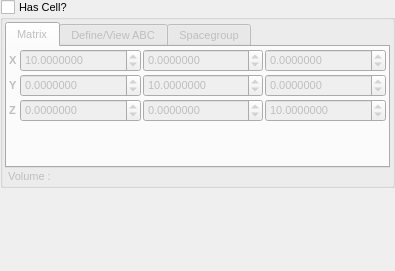
<?xml version="1.0" encoding="UTF-8"?>
<ui version="4.0">
 <class>CellDefinitionWidget</class>
 <widget class="QDockWidget" name="CellDefinitionWidget">
  <property name="geometry">
   <rect>
    <x>0</x>
    <y>0</y>
    <width>273</width>
    <height>271</height>
   </rect>
  </property>
  <property name="minimumSize">
   <size>
    <width>273</width>
    <height>271</height>
   </size>
  </property>
  <property name="font">
   <font>
    <pointsize>8</pointsize>
   </font>
  </property>
  <property name="floating">
   <bool>true</bool>
  </property>
  <property name="allowedAreas">
   <set>Qt::LeftDockWidgetArea|Qt::RightDockWidgetArea</set>
  </property>
  <property name="windowTitle">
   <string>Cell Definition</string>
  </property>
  <widget class="QWidget" name="dockWidgetContents">
   <layout class="QVBoxLayout" name="verticalLayout_4">
    <property name="spacing">
     <number>0</number>
    </property>
    <property name="margin">
     <number>0</number>
    </property>
    <item>
     <widget class="QGroupBox" name="CellDefinitionGroup">
      <property name="title">
       <string>Has Cell?</string>
      </property>
      <property name="checkable">
       <bool>true</bool>
      </property>
      <property name="checked">
       <bool>false</bool>
      </property>
      <layout class="QHBoxLayout" name="horizontalLayout_2">
       <property name="spacing">
        <number>4</number>
       </property>
       <property name="margin">
        <number>2</number>
       </property>
       <item>
        <layout class="QVBoxLayout" name="verticalLayout_2">
         <property name="spacing">
          <number>2</number>
         </property>
         <item>
          <widget class="QTabWidget" name="CellTabs">
           <property name="sizePolicy">
            <sizepolicy hsizetype="Expanding" vsizetype="Minimum">
             <horstretch>0</horstretch>
             <verstretch>0</verstretch>
            </sizepolicy>
           </property>
           <property name="tabPosition">
            <enum>QTabWidget::North</enum>
           </property>
           <property name="currentIndex">
            <number>0</number>
           </property>
           <widget class="QWidget" name="CellMatrixTab">
            <attribute name="title">
             <string>Matrix</string>
            </attribute>
            <layout class="QVBoxLayout" name="verticalLayout_3">
             <property name="spacing">
              <number>4</number>
             </property>
             <property name="margin">
              <number>2</number>
             </property>
             <item>
              <layout class="QGridLayout" name="gridLayout">
               <property name="spacing">
                <number>2</number>
               </property>
               <item row="0" column="0">
                <widget class="QLabel" name="label">
                 <property name="sizePolicy">
                  <sizepolicy hsizetype="Minimum" vsizetype="Preferred">
                   <horstretch>0</horstretch>
                   <verstretch>0</verstretch>
                  </sizepolicy>
                 </property>
                 <property name="font">
                  <font>
                   <weight>75</weight>
                   <bold>true</bold>
                  </font>
                 </property>
                 <property name="text">
                  <string>X</string>
                 </property>
                </widget>
               </item>
               <item row="0" column="1">
                <widget class="QDoubleSpinBox" name="CellMatrixXXSpin">
                 <property name="sizePolicy">
                  <sizepolicy hsizetype="Expanding" vsizetype="Fixed">
                   <horstretch>0</horstretch>
                   <verstretch>0</verstretch>
                  </sizepolicy>
                 </property>
                 <property name="toolTip">
                  <string>X-component of the X-axis</string>
                 </property>
                 <property name="decimals">
                  <number>7</number>
                 </property>
                 <property name="minimum">
                  <double>-100000000.000000000000000</double>
                 </property>
                 <property name="maximum">
                  <double>10000000.000000000000000</double>
                 </property>
                 <property name="value">
                  <double>10.000000000000000</double>
                 </property>
                </widget>
               </item>
               <item row="0" column="2">
                <widget class="QDoubleSpinBox" name="CellMatrixXYSpin">
                 <property name="sizePolicy">
                  <sizepolicy hsizetype="Expanding" vsizetype="Fixed">
                   <horstretch>0</horstretch>
                   <verstretch>0</verstretch>
                  </sizepolicy>
                 </property>
                 <property name="toolTip">
                  <string>Y-component of the X-axis</string>
                 </property>
                 <property name="decimals">
                  <number>7</number>
                 </property>
                 <property name="minimum">
                  <double>-100000000.000000000000000</double>
                 </property>
                 <property name="maximum">
                  <double>10000000.000000000000000</double>
                 </property>
                </widget>
               </item>
               <item row="0" column="3">
                <widget class="QDoubleSpinBox" name="CellMatrixXZSpin">
                 <property name="sizePolicy">
                  <sizepolicy hsizetype="Expanding" vsizetype="Fixed">
                   <horstretch>0</horstretch>
                   <verstretch>0</verstretch>
                  </sizepolicy>
                 </property>
                 <property name="toolTip">
                  <string>Z-component of the X-axis</string>
                 </property>
                 <property name="decimals">
                  <number>7</number>
                 </property>
                 <property name="minimum">
                  <double>-100000000.000000000000000</double>
                 </property>
                 <property name="maximum">
                  <double>10000000.000000000000000</double>
                 </property>
                </widget>
               </item>
               <item row="1" column="0">
                <widget class="QLabel" name="label_2">
                 <property name="sizePolicy">
                  <sizepolicy hsizetype="Minimum" vsizetype="Preferred">
                   <horstretch>0</horstretch>
                   <verstretch>0</verstretch>
                  </sizepolicy>
                 </property>
                 <property name="font">
                  <font>
                   <weight>75</weight>
                   <bold>true</bold>
                  </font>
                 </property>
                 <property name="text">
                  <string>Y</string>
                 </property>
                </widget>
               </item>
               <item row="1" column="1">
                <widget class="QDoubleSpinBox" name="CellMatrixYXSpin">
                 <property name="sizePolicy">
                  <sizepolicy hsizetype="Expanding" vsizetype="Fixed">
                   <horstretch>0</horstretch>
                   <verstretch>0</verstretch>
                  </sizepolicy>
                 </property>
                 <property name="toolTip">
                  <string>X-component of the Y-axis</string>
                 </property>
                 <property name="decimals">
                  <number>7</number>
                 </property>
                 <property name="minimum">
                  <double>-100000000.000000000000000</double>
                 </property>
                 <property name="maximum">
                  <double>10000000.000000000000000</double>
                 </property>
                </widget>
               </item>
               <item row="1" column="2">
                <widget class="QDoubleSpinBox" name="CellMatrixYYSpin">
                 <property name="sizePolicy">
                  <sizepolicy hsizetype="Expanding" vsizetype="Fixed">
                   <horstretch>0</horstretch>
                   <verstretch>0</verstretch>
                  </sizepolicy>
                 </property>
                 <property name="toolTip">
                  <string>Y-component of the Y-axis</string>
                 </property>
                 <property name="decimals">
                  <number>7</number>
                 </property>
                 <property name="minimum">
                  <double>-100000000.000000000000000</double>
                 </property>
                 <property name="maximum">
                  <double>10000000.000000000000000</double>
                 </property>
                 <property name="value">
                  <double>10.000000000000000</double>
                 </property>
                </widget>
               </item>
               <item row="1" column="3">
                <widget class="QDoubleSpinBox" name="CellMatrixYZSpin">
                 <property name="sizePolicy">
                  <sizepolicy hsizetype="Expanding" vsizetype="Fixed">
                   <horstretch>0</horstretch>
                   <verstretch>0</verstretch>
                  </sizepolicy>
                 </property>
                 <property name="toolTip">
                  <string>Z-component of the Y-axis</string>
                 </property>
                 <property name="decimals">
                  <number>7</number>
                 </property>
                 <property name="minimum">
                  <double>-100000000.000000000000000</double>
                 </property>
                 <property name="maximum">
                  <double>10000000.000000000000000</double>
                 </property>
                </widget>
               </item>
               <item row="2" column="0">
                <widget class="QLabel" name="label_3">
                 <property name="sizePolicy">
                  <sizepolicy hsizetype="Minimum" vsizetype="Preferred">
                   <horstretch>0</horstretch>
                   <verstretch>0</verstretch>
                  </sizepolicy>
                 </property>
                 <property name="font">
                  <font>
                   <weight>75</weight>
                   <bold>true</bold>
                  </font>
                 </property>
                 <property name="text">
                  <string>Z</string>
                 </property>
                </widget>
               </item>
               <item row="2" column="1">
                <widget class="QDoubleSpinBox" name="CellMatrixZXSpin">
                 <property name="sizePolicy">
                  <sizepolicy hsizetype="Expanding" vsizetype="Fixed">
                   <horstretch>0</horstretch>
                   <verstretch>0</verstretch>
                  </sizepolicy>
                 </property>
                 <property name="toolTip">
                  <string>X-component of the Z-axis</string>
                 </property>
                 <property name="decimals">
                  <number>7</number>
                 </property>
                 <property name="minimum">
                  <double>-100000000.000000000000000</double>
                 </property>
                 <property name="maximum">
                  <double>10000000.000000000000000</double>
                 </property>
                </widget>
               </item>
               <item row="2" column="2">
                <widget class="QDoubleSpinBox" name="CellMatrixZYSpin">
                 <property name="sizePolicy">
                  <sizepolicy hsizetype="Expanding" vsizetype="Fixed">
                   <horstretch>0</horstretch>
                   <verstretch>0</verstretch>
                  </sizepolicy>
                 </property>
                 <property name="toolTip">
                  <string>Y-component of the Z-axis</string>
                 </property>
                 <property name="decimals">
                  <number>7</number>
                 </property>
                 <property name="minimum">
                  <double>-100000000.000000000000000</double>
                 </property>
                 <property name="maximum">
                  <double>10000000.000000000000000</double>
                 </property>
                </widget>
               </item>
               <item row="2" column="3">
                <widget class="QDoubleSpinBox" name="CellMatrixZZSpin">
                 <property name="sizePolicy">
                  <sizepolicy hsizetype="Expanding" vsizetype="Fixed">
                   <horstretch>0</horstretch>
                   <verstretch>0</verstretch>
                  </sizepolicy>
                 </property>
                 <property name="toolTip">
                  <string>Z-component of the Z-axis</string>
                 </property>
                 <property name="decimals">
                  <number>7</number>
                 </property>
                 <property name="minimum">
                  <double>-100000000.000000000000000</double>
                 </property>
                 <property name="maximum">
                  <double>10000000.000000000000000</double>
                 </property>
                 <property name="value">
                  <double>10.000000000000000</double>
                 </property>
                </widget>
               </item>
              </layout>
             </item>
             <item>
              <spacer name="verticalSpacer">
               <property name="orientation">
                <enum>Qt::Vertical</enum>
               </property>
               <property name="sizeHint" stdset="0">
                <size>
                 <width>20</width>
                 <height>40</height>
                </size>
               </property>
              </spacer>
             </item>
            </layout>
           </widget>
           <widget class="QWidget" name="tab_2">
            <attribute name="title">
             <string>Define/View ABC</string>
            </attribute>
            <layout class="QVBoxLayout" name="verticalLayout">
             <property name="spacing">
              <number>4</number>
             </property>
             <property name="margin">
              <number>2</number>
             </property>
             <item>
              <layout class="QGridLayout" name="gridLayout_2">
               <property name="spacing">
                <number>2</number>
               </property>
               <item row="1" column="0">
                <widget class="QLabel" name="label_17">
                 <property name="sizePolicy">
                  <sizepolicy hsizetype="Fixed" vsizetype="Fixed">
                   <horstretch>0</horstretch>
                   <verstretch>0</verstretch>
                  </sizepolicy>
                 </property>
                 <property name="text">
                  <string>a</string>
                 </property>
                </widget>
               </item>
               <item row="2" column="0">
                <widget class="QLabel" name="label_18">
                 <property name="sizePolicy">
                  <sizepolicy hsizetype="Fixed" vsizetype="Fixed">
                   <horstretch>0</horstretch>
                   <verstretch>0</verstretch>
                  </sizepolicy>
                 </property>
                 <property name="text">
                  <string>b</string>
                 </property>
                </widget>
               </item>
               <item row="3" column="0">
                <widget class="QLabel" name="label_19">
                 <property name="sizePolicy">
                  <sizepolicy hsizetype="Fixed" vsizetype="Fixed">
                   <horstretch>0</horstretch>
                   <verstretch>0</verstretch>
                  </sizepolicy>
                 </property>
                 <property name="text">
                  <string>c</string>
                 </property>
                </widget>
               </item>
               <item row="1" column="1">
                <widget class="QDoubleSpinBox" name="CellLengthASpin">
                 <property name="sizePolicy">
                  <sizepolicy hsizetype="Expanding" vsizetype="Fixed">
                   <horstretch>0</horstretch>
                   <verstretch>0</verstretch>
                  </sizepolicy>
                 </property>
                 <property name="suffix">
                  <string> Å</string>
                 </property>
                 <property name="decimals">
                  <number>8</number>
                 </property>
                 <property name="maximum">
                  <double>10000.000000000000000</double>
                 </property>
                 <property name="value">
                  <double>10.000000000000000</double>
                 </property>
                </widget>
               </item>
               <item row="2" column="1">
                <widget class="QDoubleSpinBox" name="CellLengthBSpin">
                 <property name="sizePolicy">
                  <sizepolicy hsizetype="Expanding" vsizetype="Fixed">
                   <horstretch>0</horstretch>
                   <verstretch>0</verstretch>
                  </sizepolicy>
                 </property>
                 <property name="suffix">
                  <string> Å</string>
                 </property>
                 <property name="decimals">
                  <number>8</number>
                 </property>
                 <property name="maximum">
                  <double>10000.000000000000000</double>
                 </property>
                 <property name="value">
                  <double>10.000000000000000</double>
                 </property>
                </widget>
               </item>
               <item row="3" column="1">
                <widget class="QDoubleSpinBox" name="CellLengthCSpin">
                 <property name="sizePolicy">
                  <sizepolicy hsizetype="Expanding" vsizetype="Fixed">
                   <horstretch>0</horstretch>
                   <verstretch>0</verstretch>
                  </sizepolicy>
                 </property>
                 <property name="suffix">
                  <string> Å</string>
                 </property>
                 <property name="decimals">
                  <number>8</number>
                 </property>
                 <property name="maximum">
                  <double>10000.000000000000000</double>
                 </property>
                 <property name="value">
                  <double>10.000000000000000</double>
                 </property>
                </widget>
               </item>
               <item row="1" column="2">
                <widget class="QLabel" name="label_12">
                 <property name="sizePolicy">
                  <sizepolicy hsizetype="Fixed" vsizetype="Fixed">
                   <horstretch>0</horstretch>
                   <verstretch>0</verstretch>
                  </sizepolicy>
                 </property>
                 <property name="text">
                  <string>&amp;#945;</string>
                 </property>
                 <property name="textFormat">
                  <enum>Qt::RichText</enum>
                 </property>
                </widget>
               </item>
               <item row="2" column="2">
                <widget class="QLabel" name="label_13">
                 <property name="sizePolicy">
                  <sizepolicy hsizetype="Fixed" vsizetype="Fixed">
                   <horstretch>0</horstretch>
                   <verstretch>0</verstretch>
                  </sizepolicy>
                 </property>
                 <property name="text">
                  <string>&amp;#946;</string>
                 </property>
                 <property name="textFormat">
                  <enum>Qt::RichText</enum>
                 </property>
                </widget>
               </item>
               <item row="3" column="2">
                <widget class="QLabel" name="label_14">
                 <property name="sizePolicy">
                  <sizepolicy hsizetype="Fixed" vsizetype="Fixed">
                   <horstretch>0</horstretch>
                   <verstretch>0</verstretch>
                  </sizepolicy>
                 </property>
                 <property name="text">
                  <string>&amp;#947;</string>
                 </property>
                 <property name="textFormat">
                  <enum>Qt::RichText</enum>
                 </property>
                </widget>
               </item>
               <item row="1" column="3">
                <widget class="QDoubleSpinBox" name="CellAngleASpin">
                 <property name="sizePolicy">
                  <sizepolicy hsizetype="Expanding" vsizetype="Fixed">
                   <horstretch>0</horstretch>
                   <verstretch>0</verstretch>
                  </sizepolicy>
                 </property>
                 <property name="suffix">
                  <string> °</string>
                 </property>
                 <property name="decimals">
                  <number>8</number>
                 </property>
                 <property name="maximum">
                  <double>180.000000000000000</double>
                 </property>
                 <property name="value">
                  <double>90.000000000000000</double>
                 </property>
                </widget>
               </item>
               <item row="2" column="3">
                <widget class="QDoubleSpinBox" name="CellAngleBSpin">
                 <property name="sizePolicy">
                  <sizepolicy hsizetype="Expanding" vsizetype="Fixed">
                   <horstretch>0</horstretch>
                   <verstretch>0</verstretch>
                  </sizepolicy>
                 </property>
                 <property name="suffix">
                  <string> °</string>
                 </property>
                 <property name="decimals">
                  <number>8</number>
                 </property>
                 <property name="maximum">
                  <double>180.000000000000000</double>
                 </property>
                 <property name="value">
                  <double>90.000000000000000</double>
                 </property>
                </widget>
               </item>
               <item row="3" column="3">
                <widget class="QDoubleSpinBox" name="CellAngleCSpin">
                 <property name="sizePolicy">
                  <sizepolicy hsizetype="Expanding" vsizetype="Fixed">
                   <horstretch>0</horstretch>
                   <verstretch>0</verstretch>
                  </sizepolicy>
                 </property>
                 <property name="suffix">
                  <string> °</string>
                 </property>
                 <property name="decimals">
                  <number>8</number>
                 </property>
                 <property name="maximum">
                  <double>180.000000000000000</double>
                 </property>
                 <property name="value">
                  <double>90.000000000000000</double>
                 </property>
                </widget>
               </item>
               <item row="0" column="0" colspan="2">
                <widget class="QLabel" name="label_16">
                 <property name="text">
                  <string>Lengths</string>
                 </property>
                 <property name="alignment">
                  <set>Qt::AlignCenter</set>
                 </property>
                </widget>
               </item>
               <item row="0" column="2" colspan="2">
                <widget class="QLabel" name="label_15">
                 <property name="text">
                  <string>Angles</string>
                 </property>
                 <property name="alignment">
                  <set>Qt::AlignCenter</set>
                 </property>
                </widget>
               </item>
              </layout>
             </item>
             <item>
              <layout class="QHBoxLayout" name="horizontalLayout">
               <property name="spacing">
                <number>4</number>
               </property>
               <item>
                <spacer name="horizontalSpacer">
                 <property name="orientation">
                  <enum>Qt::Horizontal</enum>
                 </property>
                 <property name="sizeHint" stdset="0">
                  <size>
                   <width>40</width>
                   <height>20</height>
                  </size>
                 </property>
                </spacer>
               </item>
               <item>
                <widget class="QPushButton" name="DefineFromABCButton">
                 <property name="font">
                  <font>
                   <weight>75</weight>
                   <bold>true</bold>
                  </font>
                 </property>
                 <property name="text">
                  <string>Define</string>
                 </property>
                </widget>
               </item>
               <item>
                <spacer name="horizontalSpacer_2">
                 <property name="orientation">
                  <enum>Qt::Horizontal</enum>
                 </property>
                 <property name="sizeHint" stdset="0">
                  <size>
                   <width>40</width>
                   <height>20</height>
                  </size>
                 </property>
                </spacer>
               </item>
              </layout>
             </item>
            </layout>
           </widget>
           <widget class="QWidget" name="tab">
            <attribute name="title">
             <string>Spacegroup</string>
            </attribute>
            <layout class="QVBoxLayout" name="verticalLayout_5">
             <property name="spacing">
              <number>4</number>
             </property>
             <property name="margin">
              <number>2</number>
             </property>
             <item>
              <widget class="QGroupBox" name="CellSpacegroupGroup">
               <property name="enabled">
                <bool>false</bool>
               </property>
               <property name="sizePolicy">
                <sizepolicy hsizetype="MinimumExpanding" vsizetype="Preferred">
                 <horstretch>0</horstretch>
                 <verstretch>0</verstretch>
                </sizepolicy>
               </property>
               <property name="title">
                <string>Spacegroup</string>
               </property>
               <layout class="QVBoxLayout" name="_14">
                <property name="spacing">
                 <number>2</number>
                </property>
                <property name="margin">
                 <number>0</number>
                </property>
                <item>
                 <layout class="QHBoxLayout" name="_15">
                  <property name="spacing">
                   <number>4</number>
                  </property>
                  <property name="margin">
                   <number>0</number>
                  </property>
                  <item>
                   <widget class="QLabel" name="SpacegroupLabel">
                    <property name="sizePolicy">
                     <sizepolicy hsizetype="Expanding" vsizetype="Fixed">
                      <horstretch>0</horstretch>
                      <verstretch>0</verstretch>
                     </sizepolicy>
                    </property>
                    <property name="text">
                     <string>None (0)</string>
                    </property>
                   </widget>
                  </item>
                  <item>
                   <widget class="QPushButton" name="CellSpacegroupRemoveButton">
                    <property name="minimumSize">
                     <size>
                      <width>0</width>
                      <height>0</height>
                     </size>
                    </property>
                    <property name="maximumSize">
                     <size>
                      <width>10000</width>
                      <height>10000</height>
                     </size>
                    </property>
                    <property name="text">
                     <string>Remove</string>
                    </property>
                    <property name="autoDefault">
                     <bool>false</bool>
                    </property>
                   </widget>
                  </item>
                 </layout>
                </item>
                <item>
                 <layout class="QHBoxLayout" name="_16">
                  <property name="spacing">
                   <number>4</number>
                  </property>
                  <property name="margin">
                   <number>0</number>
                  </property>
                  <item>
                   <widget class="QLineEdit" name="CellSpacegroupEdit">
                    <property name="toolTip">
                     <string>Name or ID of spacegroup to set</string>
                    </property>
                   </widget>
                  </item>
                  <item>
                   <widget class="QPushButton" name="CellSpacegroupSetButton">
                    <property name="text">
                     <string>Set</string>
                    </property>
                    <property name="autoDefault">
                     <bool>false</bool>
                    </property>
                   </widget>
                  </item>
                 </layout>
                </item>
                <item>
                 <layout class="QHBoxLayout" name="_17">
                  <property name="spacing">
                   <number>4</number>
                  </property>
                  <property name="margin">
                   <number>0</number>
                  </property>
                  <item>
                   <spacer>
                    <property name="orientation">
                     <enum>Qt::Horizontal</enum>
                    </property>
                    <property name="sizeHint" stdset="0">
                     <size>
                      <width>20</width>
                      <height>20</height>
                     </size>
                    </property>
                   </spacer>
                  </item>
                  <item>
                   <widget class="QPushButton" name="CellSpacegroupPackButton">
                    <property name="text">
                     <string>Pack</string>
                    </property>
                    <property name="autoDefault">
                     <bool>false</bool>
                    </property>
                   </widget>
                  </item>
                  <item>
                   <spacer>
                    <property name="orientation">
                     <enum>Qt::Horizontal</enum>
                    </property>
                    <property name="sizeHint" stdset="0">
                     <size>
                      <width>20</width>
                      <height>20</height>
                     </size>
                    </property>
                   </spacer>
                  </item>
                 </layout>
                </item>
               </layout>
              </widget>
             </item>
             <item>
              <spacer name="spacer">
               <property name="orientation">
                <enum>Qt::Vertical</enum>
               </property>
               <property name="sizeHint" stdset="0">
                <size>
                 <width>20</width>
                 <height>0</height>
                </size>
               </property>
              </spacer>
             </item>
            </layout>
           </widget>
          </widget>
         </item>
         <item>
          <widget class="QLabel" name="CellVolumeLabel">
           <property name="text">
            <string> Volume : </string>
           </property>
          </widget>
         </item>
        </layout>
       </item>
       <item>
        <layout class="QVBoxLayout" name="_13">
         <property name="spacing">
          <number>6</number>
         </property>
         <property name="margin">
          <number>0</number>
         </property>
        </layout>
       </item>
      </layout>
     </widget>
    </item>
    <item>
     <spacer name="verticalSpacer_2">
      <property name="orientation">
       <enum>Qt::Vertical</enum>
      </property>
      <property name="sizeHint" stdset="0">
       <size>
        <width>20</width>
        <height>0</height>
       </size>
      </property>
     </spacer>
    </item>
   </layout>
  </widget>
 </widget>
 <resources>
  <include location="icons.qrc"/>
 </resources>
 <connections/>
</ui>
